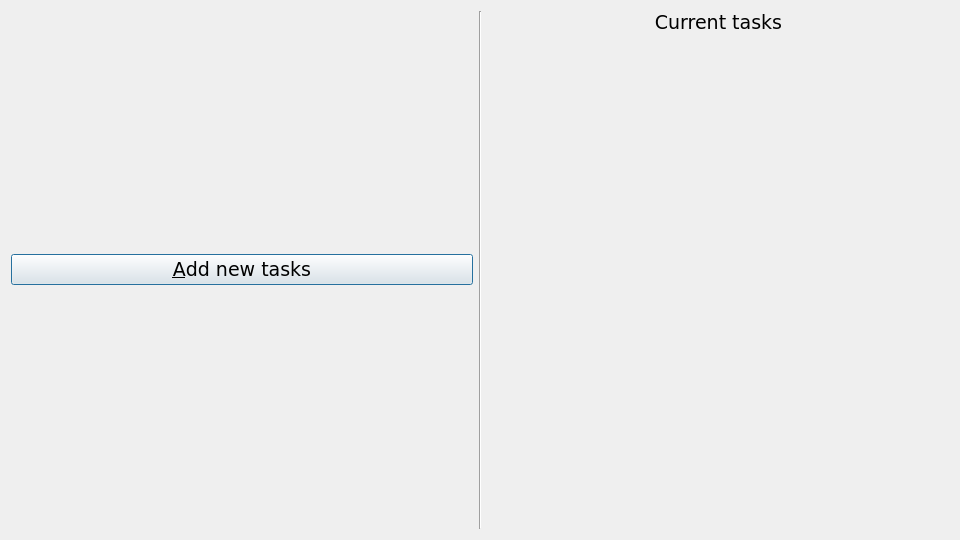
<?xml version="1.0" encoding="UTF-8"?>
<ui version="4.0">
 <class>Choose</class>
 <widget class="QDialog" name="Choose">
  <property name="geometry">
   <rect>
    <x>0</x>
    <y>0</y>
    <width>960</width>
    <height>540</height>
   </rect>
  </property>
  <property name="font">
   <font>
    <family>DejaVu Sans</family>
    <pointsize>14</pointsize>
    <weight>50</weight>
    <bold>false</bold>
   </font>
  </property>
  <property name="windowTitle">
   <string notr="true">CheckEng</string>
  </property>
  <property name="styleSheet">
   <string notr="true"/>
  </property>
  <layout class="QHBoxLayout" name="horizontalLayout">
   <item>
    <widget class="QPushButton" name="pb_new">
     <property name="text">
      <string>&amp;Add new tasks</string>
     </property>
    </widget>
   </item>
   <item>
    <widget class="Line" name="line">
     <property name="orientation">
      <enum>Qt::Vertical</enum>
     </property>
    </widget>
   </item>
   <item>
    <layout class="QVBoxLayout" name="vl">
     <item>
      <widget class="QLabel" name="l_tasks">
       <property name="text">
        <string>Current tasks</string>
       </property>
       <property name="alignment">
        <set>Qt::AlignCenter</set>
       </property>
      </widget>
     </item>
     <item>
      <layout class="QVBoxLayout" name="vl_2">
       <item>
        <widget class="QWidget" name="w_tasks" native="true"/>
       </item>
      </layout>
     </item>
     <item>
      <spacer name="verticalSpacer">
       <property name="orientation">
        <enum>Qt::Vertical</enum>
       </property>
       <property name="sizeHint" stdset="0">
        <size>
         <width>20</width>
         <height>40</height>
        </size>
       </property>
      </spacer>
     </item>
    </layout>
   </item>
  </layout>
 </widget>
 <resources/>
 <connections>
  <connection>
   <sender>pb_new</sender>
   <signal>clicked()</signal>
   <receiver>Choose</receiver>
   <slot>onAddNewTasksClicked()</slot>
   <hints>
    <hint type="sourcelabel">
     <x>240</x>
     <y>269</y>
    </hint>
    <hint type="destinationlabel">
     <x>479</x>
     <y>269</y>
    </hint>
   </hints>
  </connection>
  <connection>
   <sender>Choose</sender>
   <signal>rejected()</signal>
   <receiver>Choose</receiver>
   <slot>reject()</slot>
   <hints>
    <hint type="sourcelabel">
     <x>479</x>
     <y>269</y>
    </hint>
    <hint type="destinationlabel">
     <x>479</x>
     <y>269</y>
    </hint>
   </hints>
  </connection>
 </connections>
 <slots>
  <slot>onAddNewTasksClicked()</slot>
 </slots>
</ui>
